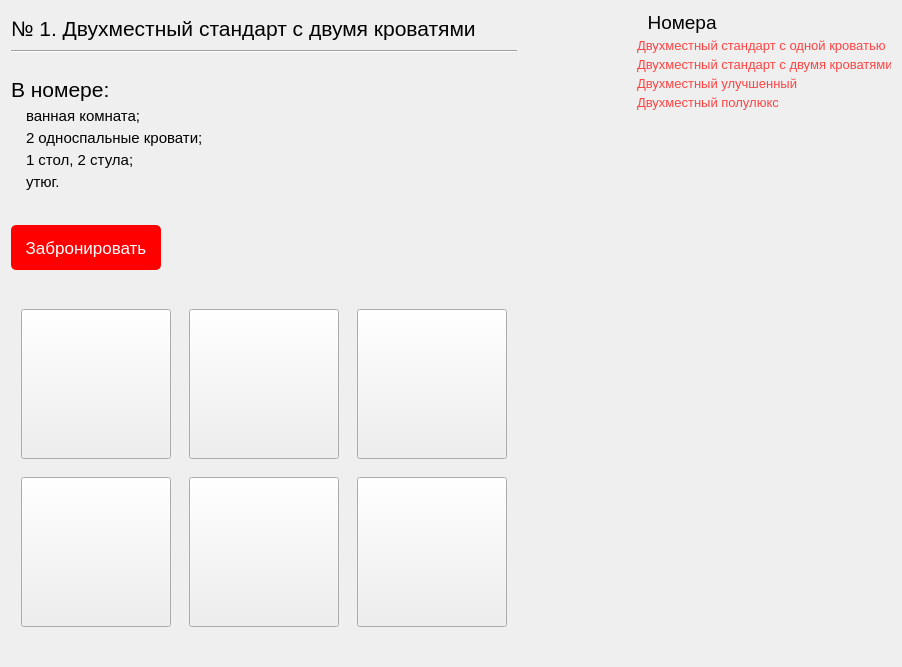
             <widget class="QWidget" name="scrollAreaWidgetContents_3">
              <property name="geometry">
               <rect>
                <x>0</x>
                <y>0</y>
                <width>902</width>
                <height>667</height>
               </rect>
              </property>
              <layout class="QHBoxLayout" name="horizontalLayout_14">
               <item>
                <layout class="QHBoxLayout" name="horizontalLayout_13">
                 <property name="spacing">
                  <number>120</number>
                 </property>
                 <property name="rightMargin">
                  <number>0</number>
                 </property>
                 <item>
                  <layout class="QVBoxLayout" name="verticalLayout_16">
                   <property name="spacing">
                    <number>4</number>
                   </property>
                   <property name="bottomMargin">
                    <number>0</number>
                   </property>
                   <item>
                    <widget class="QLabel" name="label_54">
                     <property name="minimumSize">
                      <size>
                       <width>0</width>
                       <height>35</height>
                      </size>
                     </property>
                     <property name="maximumSize">
                      <size>
                       <width>16777215</width>
                       <height>45</height>
                      </size>
                     </property>
                     <property name="font">
                      <font>
                       <pointsize>16</pointsize>
                      </font>
                     </property>
                     <property name="text">
                      <string>№ 1. Двухместный стандарт с двумя кроватями</string>
                     </property>
                    </widget>
                   </item>
                   <item>
                    <widget class="Line" name="line_6">
                     <property name="orientation">
                      <enum>Qt::Horizontal</enum>
                     </property>
                    </widget>
                   </item>
                   <item>
                    <layout class="QVBoxLayout" name="verticalLayout_19">
                     <property name="spacing">
                      <number>0</number>
                     </property>
                     <property name="topMargin">
                      <number>15</number>
                     </property>
                     <property name="bottomMargin">
                      <number>30</number>
                     </property>
                     <item>
                      <widget class="QLabel" name="label_56">
                       <property name="minimumSize">
                        <size>
                         <width>0</width>
                         <height>35</height>
                        </size>
                       </property>
                       <property name="maximumSize">
                        <size>
                         <width>16777215</width>
                         <height>35</height>
                        </size>
                       </property>
                       <property name="font">
                        <font>
                         <pointsize>16</pointsize>
                        </font>
                       </property>
                       <property name="text">
                        <string>В номере:</string>
                       </property>
                      </widget>
                     </item>
                     <item>
                      <layout class="QVBoxLayout" name="verticalLayout_20">
                       <property name="spacing">
                        <number>4</number>
                       </property>
                       <property name="leftMargin">
                        <number>15</number>
                       </property>
                       <item>
                        <widget class="QLabel" name="label_59">
                         <property name="font">
                          <font>
                           <pointsize>11</pointsize>
                          </font>
                         </property>
                         <property name="text">
                          <string>ванная комната;</string>
                         </property>
                         <property name="margin">
                          <number>0</number>
                         </property>
                         <property name="openExternalLinks">
                          <bool>false</bool>
                         </property>
                        </widget>
                       </item>
                       <item>
                        <widget class="QLabel" name="label_57">
                         <property name="font">
                          <font>
                           <pointsize>11</pointsize>
                          </font>
                         </property>
                         <property name="text">
                          <string>2 односпальные кровати;</string>
                         </property>
                         <property name="margin">
                          <number>0</number>
                         </property>
                         <property name="openExternalLinks">
                          <bool>false</bool>
                         </property>
                        </widget>
                       </item>
                       <item>
                        <widget class="QLabel" name="label_58">
                         <property name="font">
                          <font>
                           <pointsize>11</pointsize>
                          </font>
                         </property>
                         <property name="text">
                          <string>1 стол, 2 стула;</string>
                         </property>
                         <property name="margin">
                          <number>0</number>
                         </property>
                         <property name="openExternalLinks">
                          <bool>false</bool>
                         </property>
                        </widget>
                       </item>
                       <item>
                        <widget class="QLabel" name="label_60">
                         <property name="font">
                          <font>
                           <pointsize>11</pointsize>
                          </font>
                         </property>
                         <property name="text">
                          <string>утюг.</string>
                         </property>
                         <property name="margin">
                          <number>0</number>
                         </property>
                         <property name="openExternalLinks">
                          <bool>false</bool>
                         </property>
                        </widget>
                       </item>
                      </layout>
                     </item>
                    </layout>
                   </item>
                   <item>
                    <widget class="QPushButton" name="pushButton_10">
                     <property name="minimumSize">
                      <size>
                       <width>150</width>
                       <height>45</height>
                      </size>
                     </property>
                     <property name="maximumSize">
                      <size>
                       <width>150</width>
                       <height>70</height>
                      </size>
                     </property>
                     <property name="font">
                      <font>
                       <pointsize>13</pointsize>
                      </font>
                     </property>
                     <property name="styleSheet">
                      <string notr="true">QPushButton
{
	border-radius: 5px;
	color: white;
    background-color: red;
}

QPushButton:hover
{
	text-decoration: underline;
}</string>
                     </property>
                     <property name="text">
                      <string>Забронировать</string>
                     </property>
                    </widget>
                   </item>
                   <item>
                    <layout class="QGridLayout" name="gridLayout_11">
                     <property name="leftMargin">
                      <number>10</number>
                     </property>
                     <property name="topMargin">
                      <number>35</number>
                     </property>
                     <property name="rightMargin">
                      <number>10</number>
                     </property>
                     <property name="bottomMargin">
                      <number>0</number>
                     </property>
                     <property name="spacing">
                      <number>18</number>
                     </property>
                     <item row="0" column="1">
                      <widget class="QPushButton" name="pushButton_15">
                       <property name="minimumSize">
                        <size>
                         <width>150</width>
                         <height>150</height>
                        </size>
                       </property>
                       <property name="maximumSize">
                        <size>
                         <width>200</width>
                         <height>300</height>
                        </size>
                       </property>
                       <property name="text">
                        <string/>
                       </property>
                      </widget>
                     </item>
                     <item row="1" column="1">
                      <widget class="QPushButton" name="pushButton_16">
                       <property name="minimumSize">
                        <size>
                         <width>150</width>
                         <height>150</height>
                        </size>
                       </property>
                       <property name="maximumSize">
                        <size>
                         <width>200</width>
                         <height>300</height>
                        </size>
                       </property>
                       <property name="text">
                        <string/>
                       </property>
                      </widget>
                     </item>
                     <item row="1" column="0">
                      <widget class="QPushButton" name="pushButton_11">
                       <property name="minimumSize">
                        <size>
                         <width>150</width>
                         <height>150</height>
                        </size>
                       </property>
                       <property name="maximumSize">
                        <size>
                         <width>200</width>
                         <height>300</height>
                        </size>
                       </property>
                       <property name="text">
                        <string/>
                       </property>
                      </widget>
                     </item>
                     <item row="0" column="0">
                      <widget class="QPushButton" name="pushButton_12">
                       <property name="minimumSize">
                        <size>
                         <width>150</width>
                         <height>150</height>
                        </size>
                       </property>
                       <property name="maximumSize">
                        <size>
                         <width>200</width>
                         <height>300</height>
                        </size>
                       </property>
                       <property name="text">
                        <string/>
                       </property>
                      </widget>
                     </item>
                     <item row="0" column="2">
                      <widget class="QPushButton" name="pushButton_13">
                       <property name="minimumSize">
                        <size>
                         <width>150</width>
                         <height>150</height>
                        </size>
                       </property>
                       <property name="maximumSize">
                        <size>
                         <width>200</width>
                         <height>300</height>
                        </size>
                       </property>
                       <property name="text">
                        <string/>
                       </property>
                      </widget>
                     </item>
                     <item row="1" column="2">
                      <widget class="QPushButton" name="pushButton_14">
                       <property name="minimumSize">
                        <size>
                         <width>150</width>
                         <height>150</height>
                        </size>
                       </property>
                       <property name="maximumSize">
                        <size>
                         <width>200</width>
                         <height>300</height>
                        </size>
                       </property>
                       <property name="text">
                        <string/>
                       </property>
                      </widget>
                     </item>
                    </layout>
                   </item>
                   <item>
                    <spacer name="verticalSpacer_10">
                     <property name="orientation">
                      <enum>Qt::Vertical</enum>
                     </property>
                     <property name="sizeHint" stdset="0">
                      <size>
                       <width>20</width>
                       <height>40</height>
                      </size>
                     </property>
                    </spacer>
                   </item>
                  </layout>
                 </item>
                 <item>
                  <layout class="QVBoxLayout" name="verticalLayout_17">
                   <property name="spacing">
                    <number>4</number>
                   </property>
                   <property name="bottomMargin">
                    <number>0</number>
                   </property>
                   <item>
                    <layout class="QVBoxLayout" name="verticalLayout_18">
                     <item>
                      <widget class="QLabel" name="label_50">
                       <property name="minimumSize">
                        <size>
                         <width>250</width>
                         <height>0</height>
                        </size>
                       </property>
                       <property name="maximumSize">
                        <size>
                         <width>325</width>
                         <height>25</height>
                        </size>
                       </property>
                       <property name="font">
                        <font>
                         <pointsize>14</pointsize>
                        </font>
                       </property>
                       <property name="text">
                        <string>&lt;html&gt;
&lt;body&gt;
  &lt;p&gt;&lt;img style=&quot;color: red;&quot; width=&quot;15&quot; height=&quot;15&quot; src=&quot;:/icon/icon/menu.png&quot;/&gt;&amp;nbsp;&amp;nbsp;Номера&lt;/p&gt;
&lt;/body&gt;
&lt;/html&gt;
</string>
                       </property>
                      </widget>
                     </item>
                     <item>
                      <widget class="QLabel" name="label_46">
                       <property name="minimumSize">
                        <size>
                         <width>250</width>
                         <height>0</height>
                        </size>
                       </property>
                       <property name="maximumSize">
                        <size>
                         <width>325</width>
                         <height>25</height>
                        </size>
                       </property>
                       <property name="font">
                        <font>
                         <pointsize>10</pointsize>
                        </font>
                       </property>
                       <property name="text">
                        <string>&lt;a href='#'style=&quot;color: rgb(255, 67, 67); text-decoration: none;&quot;&gt;Двухместный стандарт с одной кроватью&lt;/a&gt;</string>
                       </property>
                      </widget>
                     </item>
                     <item>
                      <widget class="QLabel" name="label_52">
                       <property name="minimumSize">
                        <size>
                         <width>250</width>
                         <height>0</height>
                        </size>
                       </property>
                       <property name="maximumSize">
                        <size>
                         <width>325</width>
                         <height>25</height>
                        </size>
                       </property>
                       <property name="font">
                        <font>
                         <pointsize>10</pointsize>
                        </font>
                       </property>
                       <property name="text">
                        <string>&lt;a href=&quot;#&quot; style=&quot;text-decoration:none; color: rgb(255, 67, 67);&quot;&gt;Двухместный стандарт с двумя кроватями&lt;/a&gt;</string>
                       </property>
                      </widget>
                     </item>
                     <item>
                      <widget class="QLabel" name="label_51">
                       <property name="minimumSize">
                        <size>
                         <width>250</width>
                         <height>0</height>
                        </size>
                       </property>
                       <property name="maximumSize">
                        <size>
                         <width>325</width>
                         <height>25</height>
                        </size>
                       </property>
                       <property name="font">
                        <font>
                         <pointsize>10</pointsize>
                        </font>
                       </property>
                       <property name="text">
                        <string>&lt;a href=&quot;#&quot; style=&quot;text-decoration:none; color: rgb(255, 67, 67);&quot;&gt;Двухместный улучшенный&lt;/a&gt;</string>
                       </property>
                      </widget>
                     </item>
                     <item>
                      <widget class="QLabel" name="label_53">
                       <property name="minimumSize">
                        <size>
                         <width>250</width>
                         <height>0</height>
                        </size>
                       </property>
                       <property name="maximumSize">
                        <size>
                         <width>325</width>
                         <height>25</height>
                        </size>
                       </property>
                       <property name="font">
                        <font>
                         <pointsize>10</pointsize>
                        </font>
                       </property>
                       <property name="text">
                        <string>&lt;a href=&quot;#&quot; style=&quot;text-decoration:none; color: rgb(255, 67, 67);&quot;&gt;Двухместный полулюкс&lt;/a&gt;</string>
                       </property>
                      </widget>
                     </item>
                    </layout>
                   </item>
                   <item>
                    <spacer name="verticalSpacer_9">
                     <property name="orientation">
                      <enum>Qt::Vertical</enum>
                     </property>
                     <property name="sizeType">
                      <enum>QSizePolicy::Expanding</enum>
                     </property>
                     <property name="sizeHint" stdset="0">
                      <size>
                       <width>20</width>
                       <height>40</height>
                      </size>
                     </property>
                    </spacer>
                   </item>
                  </layout>
                 </item>
                </layout>
               </item>
              </layout>
             </widget>
